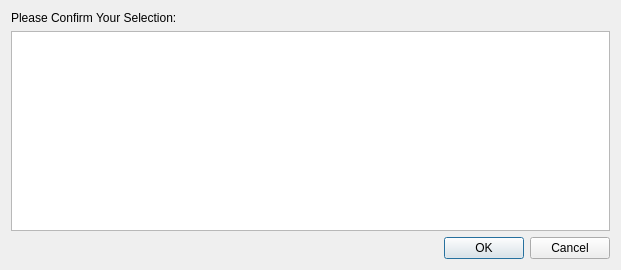
<?xml version="1.0" encoding="UTF-8"?>
<ui version="4.0">
 <class>ComfirmSelection</class>
 <widget class="QDialog" name="ComfirmSelection">
  <property name="geometry">
   <rect>
    <x>0</x>
    <y>0</y>
    <width>621</width>
    <height>270</height>
   </rect>
  </property>
  <property name="windowTitle">
   <string>Select feature to update</string>
  </property>
  <layout class="QVBoxLayout" name="verticalLayout_2">
   <item>
    <widget class="QLabel" name="label_2">
     <property name="text">
      <string>Please Confirm Your Selection:</string>
     </property>
    </widget>
   </item>
   <item>
    <widget class="DictionaryListView" name="uSadListView">
     <property name="selectionMode">
      <enum>QAbstractItemView::MultiSelection</enum>
     </property>
    </widget>
   </item>
   <item>
    <widget class="QDialogButtonBox" name="buttonBox">
     <property name="orientation">
      <enum>Qt::Horizontal</enum>
     </property>
     <property name="standardButtons">
      <set>QDialogButtonBox::Cancel|QDialogButtonBox::Ok</set>
     </property>
    </widget>
   </item>
  </layout>
 </widget>
 <customwidgets>
  <customwidget>
   <class>DictionaryListView</class>
   <extends>QTableView</extends>
   <header>AimsUI.AimsClient.Gui.DictionaryList</header>
  </customwidget>
 </customwidgets>
 <resources/>
 <connections>
  <connection>
   <sender>buttonBox</sender>
   <signal>accepted()</signal>
   <receiver>ComfirmSelection</receiver>
   <slot>accept()</slot>
   <hints>
    <hint type="sourcelabel">
     <x>248</x>
     <y>254</y>
    </hint>
    <hint type="destinationlabel">
     <x>157</x>
     <y>274</y>
    </hint>
   </hints>
  </connection>
  <connection>
   <sender>buttonBox</sender>
   <signal>rejected()</signal>
   <receiver>ComfirmSelection</receiver>
   <slot>reject()</slot>
   <hints>
    <hint type="sourcelabel">
     <x>316</x>
     <y>260</y>
    </hint>
    <hint type="destinationlabel">
     <x>286</x>
     <y>274</y>
    </hint>
   </hints>
  </connection>
 </connections>
</ui>
